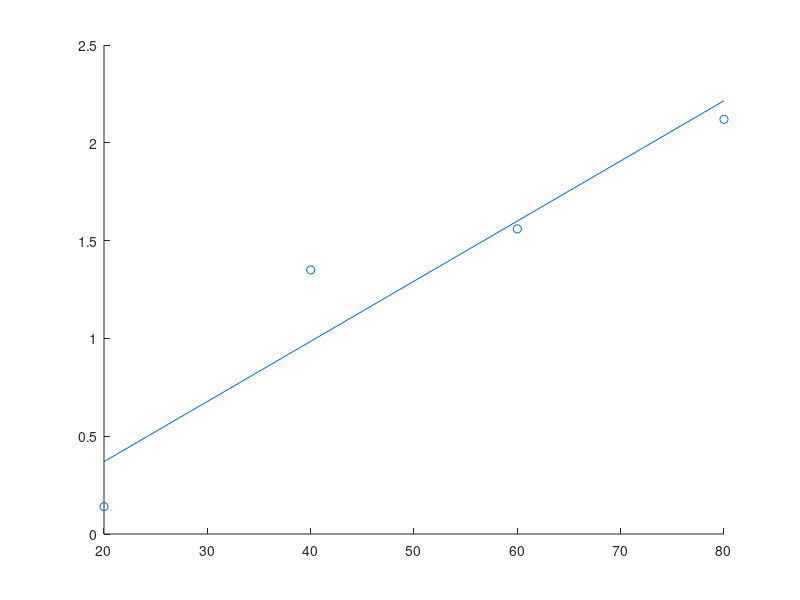

The MATLAB source for this figure:

x = [20 40 60 80];
y = [0.14 1.35 1.56 2.12];


scatter (x, y);
hold on;
x_ = 0;
for i = 1:1:length(x)
   x_ = x_ + x(i); 
end
x_  = x_ / length(x)

y_ = 0 ;

for i = 1:length(y)
   y_ = y_ + y(i);  
end
y_ = y_ / length(y)

Sxy = 0;
for i = 1:length(x)
    Sxy = Sxy + (x(i)-x_)*(y(i)-y_);
end
Sxy

Sxx = 0;
for i = 1:length(x)
   Sxx = Sxx + (x(i)-x_)^2; 
end
Sxx

b1 = Sxy/Sxx
b0 = y_ - b1*x_

yhat = b1*x + b0
plot (x, yhat);
hold off;

SSE = 0;
for i = 1:length(y)
    SSE = SSE + (y(i) - yhat(i))^2;
end
SSE

SST = 0;
for i = 1:length(y)
    SST = SST + (y(i)-y_)^2;
end
SST

Rsq = 1-SSE/SST